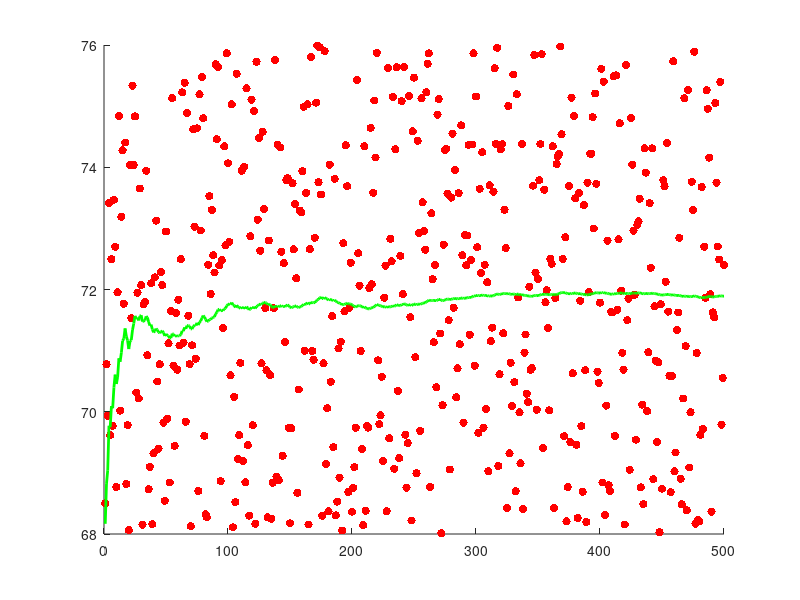

MATLAB code for this plot: (Note: this script raises an error after producing the figure.)
% Kalman Filter calculation practice (1 Dimensional)

clear
close all
clc

trueTemp = 72;

% Initial Estimate
EST = 68;

% Errors
Eest = 2;  % error in estimate
Emea = 4;  % error in measurement

% Measurements
% TempMEA = [75, 71, 70, 74];

ms = 500;  % total measurements
TempMEA = transpose(((trueTemp+Emea)-(trueTemp-Emea)).*rand(ms,1)+(trueTemp-Emea));

% Calculations
time_m = zeros(1, length(TempMEA));
Emea_m = zeros(1, length(TempMEA));
EST_m = zeros(1, length(TempMEA));
KG_m = zeros(1, length(TempMEA));
Eest_m = zeros(1, length(TempMEA));

for T = 1:length(TempMEA)
    KG = Eest / (Eest + Emea);  % Kalman Gain
    EST = EST + KG*(TempMEA(T) - EST);  % Current Estimate
    Eest = (Emea * Eest) / (Emea + Eest);  % Current Error in Estimate
    % Collect data
    time_m(T) = T;
    Emea_m(T) = Emea;
    EST_m(T) = EST;
    KG_m(T) = KG;
    Eest_m(T) = Eest;
end

% Data
fprintf('Time__Temp Measurement__Measurement Error__Temp Estimate__Kalman Gain__Error Estimate')
outputData = transpose([time_m; TempMEA; Emea_m; EST_m; KG_m; Eest_m])

% Plots
figure(1)
scatter(time_m, TempMEA, 'r', 'filled')
hold on
plot(time_m, EST_m, 'g', 'LineWidth', 2)
yline(trueTemp, 'k', 'LineWidth', 2)
xlabel('Measurement')
% xticks(time_m)
ylabel('Temperature')
title('Kalman Filter Estimates for Temperature')
legend('Measurements', 'Estimations', 'True Temperature')

figure(2)
plot(time_m, Eest_m, 'b', 'LineWidth', 2)
xlabel('Measurement')
ylabel('Error')
title('Kalman Filter Error for Estimates')

figure(3)
plot(time_m, KG_m, 'm', 'LineWidth', 2)
xlabel('Measurement')
ylabel('Kalman Gain')
title('Kalman Filter Kalman Gain')




